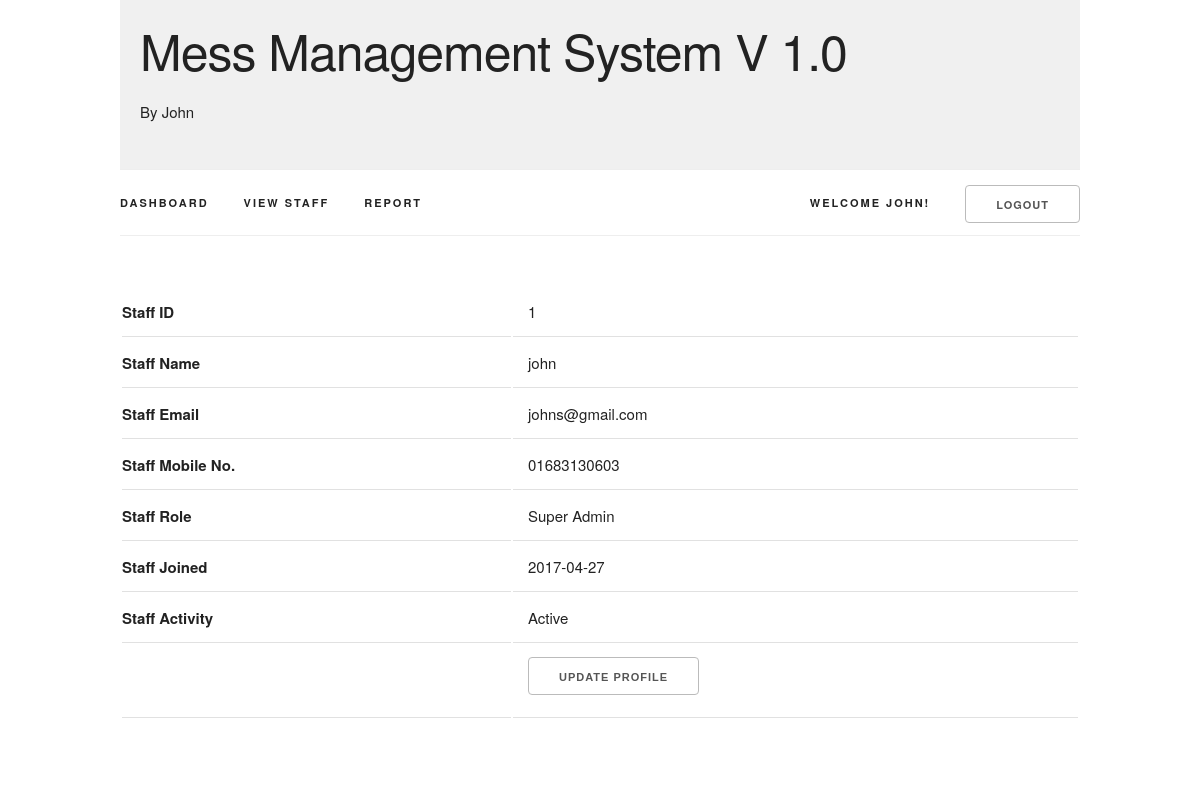
Screenshot of /profile.php (signed in) with the database file from the repository.
### tables this page shows
CREATE TABLE `mm_user` (
  `mm_user_id` int(11) NOT NULL,
  `mm_user_name` varchar(45) NOT NULL,
  `mm_user_email` varchar(45) NOT NULL,
  `mm_user_mobile` varchar(45) NOT NULL,
  `mm_user_pass` varchar(100) NOT NULL,
  `mm_user_created_at` date NOT NULL,
  `mm_user_role` int(11) NOT NULL,
  `mm_user_status` enum('1','0') NOT NULL
);

### config.php (called while the page is built, shortened)
<?php
function getStaffProfile( $con ) {
    $currentUser = $_SESSION['mm_user_id'];
    $sql = "SELECT * FROM mm_user WHERE mm_user_id='$currentUser'";
    $query = mysqli_query( $con, $sql );
    $result = mysqli_fetch_assoc( $query );
    return $result;
}

### profile.php (the view, shortened to what this page needs)
<?php
    require 'config.php';
    $con = dbConnect();
    $details = getStaffProfile( $con );
?>
<?php require 'header.php' ?>
<?php require 'navbar.php' ?>
<div class="row content">
    <div class="twelve columns">
        <table class="u-full-width">
            <tbody>
                <tr>
                    <td><strong>Staff ID</strong></td>
                    <td><?php echo $details['mm_user_id']; ?></td>
                </tr>
                <tr>
                    <td><strong>Staff Name</strong></td>
                    <td><?php echo $details['mm_user_name']; ?></td>
                </tr>
                <tr>
                    <td><strong>Staff Email</strong></td>
                    <td><?php echo $details['mm_user_email']; ?></td>
                </tr>
                <tr>
                    <td><strong>Staff Mobile No.</strong></td>
                    <td><?php echo $details['mm_user_mobile']; ?></td>
                </tr>
                <tr>
                    <td><strong>Staff Role</strong></td>
                    <td><?php echo ( $details['mm_user_role'] == 1 ) ? 'Super Admin' : 'Staff'; ?></td>
                </tr>
                <tr>
                    <td><strong>Staff Joined</strong></td>
                    <td><?php echo $details['mm_user_created_at']; ?></td>
                </tr>
                <tr>
                    <td><strong>Staff Activity</strong></td>
                    <td><?php echo ( $details['mm_user_status'] == 1 ) ? 'Active' : 'Inactive'; ?></td>
                </tr>
                <tr>
                    <td>&nbsp;</td>
                    <td><button class="button" id="updateProfileCall">Update Profile</button></td>
                </tr>
            </tbody>
        </table>
    </div>
</div>
<?php require 'footer.php' ?>

### assets/css/skeleton.css (style rules this page uses)
.column, .columns { width: 100%; float: left; box-sizing: border-box; }
@media (min-width: 550px) { .column, .columns { margin-left: 4%; } }
@media (min-width: 550px) { .column:first-child, .columns:first-child { margin-left: 0; } }
@media (min-width: 550px) { .twelve.columns { width: 100%; margin-left: 0; } }
html { font-size: 62.5%; }
body { font-size: 1.5em; line-height: 1.6; font-weight: 400; font-family: "Raleway", "HelveticaNeue", "Helvetica Neue", Helvetica, Arial, sans-serif; color: #222; }
.button, button, input[type="submit"], input[type="reset"], input[type="button"] { display: inline-block; height: 38px; padding: 0 30px; color: #555; text-align: center; font-size: 11px; font-weight: 600; line-height: 38px; letter-spacing: .1rem; text-transform: uppercase; text-decoration: none; white-space: nowrap; background-color: transparent; border-radius: 4px; border: 1px solid #bbb; cursor: pointer; box-sizing: border-box; }
th, td { padding: 12px 15px; text-align: left; border-bottom: 1px solid #E1E1E1; }
th:first-child, td:first-child { padding-left: 0; }
th:last-child, td:last-child { padding-right: 0; }
button, .button { margin-bottom: 1rem; }
pre, blockquote, dl, figure, table, p, ul, ol, form { margin-bottom: 2.5rem; }
.u-full-width { width: 100%; box-sizing: border-box; }
.container:after, .row:after, .u-cf { content: ""; display: table; clear: both; }

### assets/css/core.css (style rules this page uses)
* { margin: 0px; padding: 0px; }
.content { padding: 50px 0px; }

### rows the page displays
mm_user: mm_user_id "1", mm_user_name "john", mm_user_email "johns@gmail.com", mm_user_mobile "01683130603", mm_user_created_at "2017-04-27"

### other values shown
$_SESSION['mm_user_name'] "JOHN"
